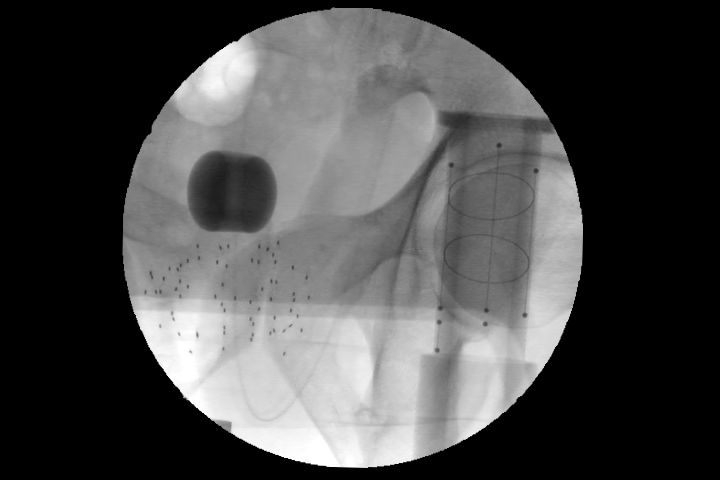
%> input picture src/MATLAB_CTImageAnalysis/Functions/FTRACpose/Segmentation/img-0003-dewarp.tiff, 720 x 480 px
$ octave --eval "SegmentationTest_YO('img-0003-dewarp.tiff');"   (GNU Octave 9; MATLAB toolbox functions it lacks are replaced by stand-ins)
%> lines starting %> are read from the running program, lines starting %| are printed output that depends on the picture; in (x1, y1, x2, y2) boxes, pixels count from 0 and x2, y2 are one past the last pixel; in counts of white or black regions, pixels touching at a corner belong together; the program's own positions count from 1
function SegmentationTest_YO(Image_Filename)
%> called with Image_Filename = 'img-0003-dewarp.tiff'
    resRatioToNTSC = 1;
    % Open image.
%    figure(1);
    Img = imread( Image_Filename );
%> Img is the input picture: size 480x720 uint8; min 0, max 255, mean 73.4
    figure(1);
    imshow(Img);

    Ith = imtophat(Img, strel('disk', ceil(1 * resRatioToNTSC)));
    Ithbin = Ith > 3;
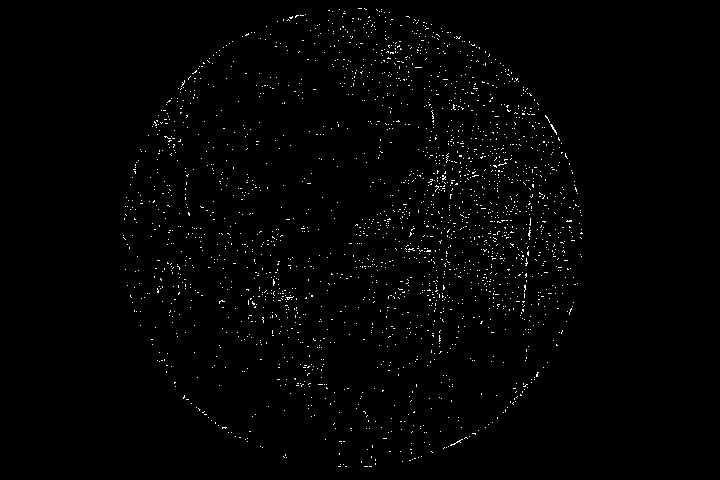
%> Ithbin: size 480x720 logical; 1.1% white in thin lines or dots, all inside (x1, y1, x2, y2) = (123, 8, 583, 467)
    Img2 = bwareaopen(Ithbin, round(15 * resRatioToNTSC));
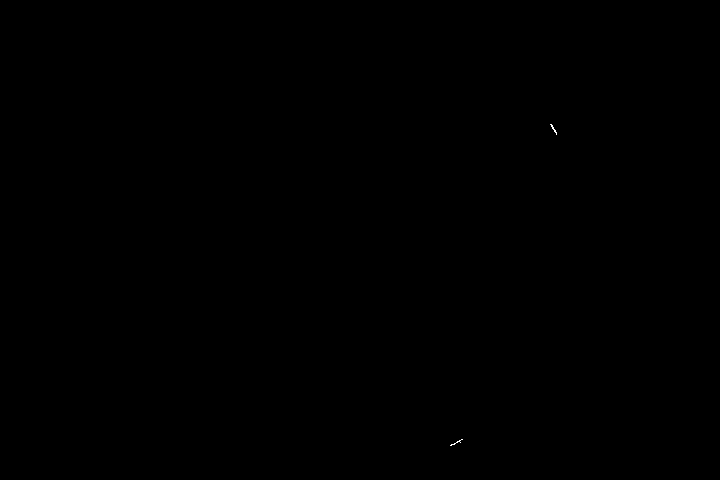
%> Img2: size 480x720 logical; 0.01% white in thin lines or dots, all inside (x1, y1, x2, y2) = (450, 124, 557, 446)
    figure(2);
    imshow(Ith);

    %since the seeds are dark in the image, we need to invert the image
    Ineg = imcomplement(Img);
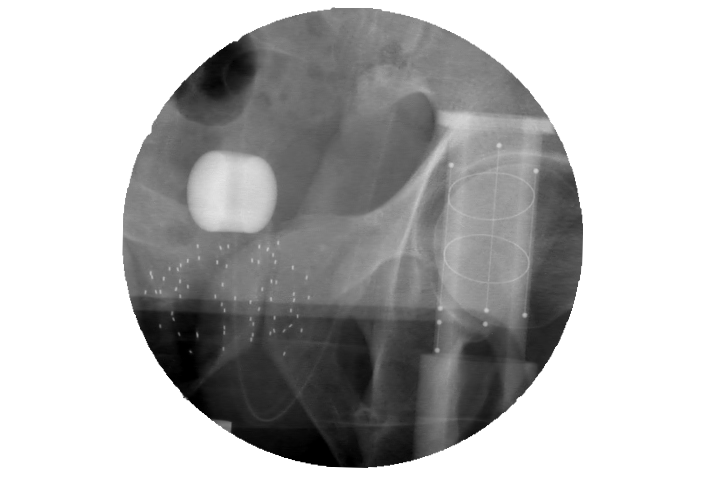
%> Ineg: size 480x720 uint8; min 0, max 255, mean 181.6

    %convert uint into double
    InegD = double(Ineg);

    % a) perform opening with 3x3 square
    Iop = imopen(Ineg, strel('square', round(3 * resRatioToNTSC)));
    % Iop = imopen(Ineg, strel('disk', 3, 8));
    Iop2 = imopen(Ineg, strel('ball', round(3 * resRatioToNTSC), round(1 * resRatioToNTSC)));

    % b) subtract from the original image to get the final gray scale image
    iThreshold = 22;
    Iopth = imsubtract(Ineg, Iop);
    Iopth2 = imsubtract (Ineg, Iop2);
    Idiff = imsubtract(Iopth2, Iopth);
    Idiffbin = Idiff > iThreshold;
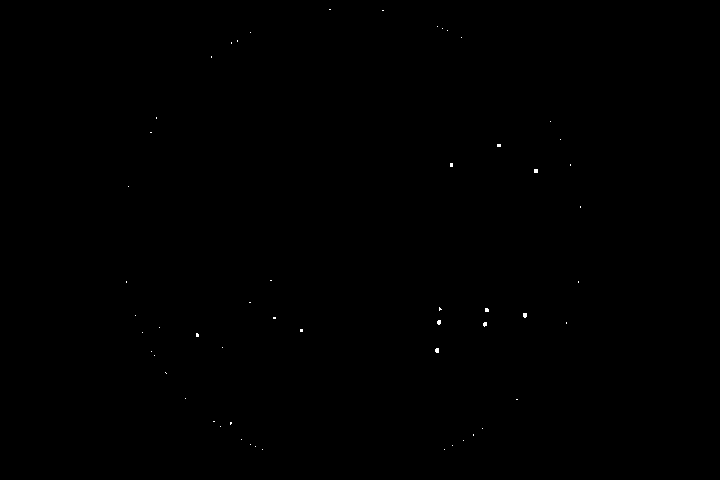
%> Idiffbin: size 480x720 logical; 0.06% white in thin lines or dots, all inside (x1, y1, x2, y2) = (126, 9, 581, 450)
    Idiffbin = bwareaopen(Idiffbin, 8);
%> Idiffbin: size 480x720 logical; 0.04% white; 10 white regions (10 under 20 px)
    Idiffbin = imclearborder(Idiffbin);
    figure(3);
    imshow(Idiffbin);
end
